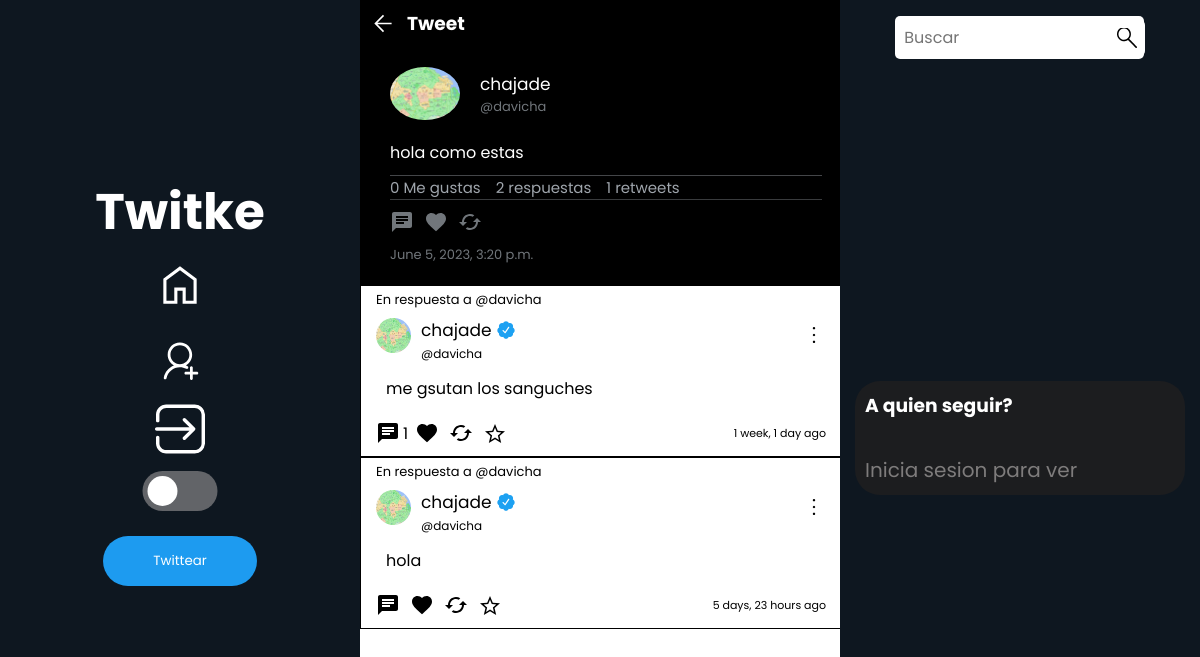
The app's page /tweet/detail/256 with its own data.
### tweet_profiles/models.py (models this page shows)
class Tweet_profile(models.Model):
    tweet = models.ForeignKey(Tweet, null=True, on_delete=models.CASCADE)
    profile = models.ForeignKey(Profiles, null=True, on_delete=models.CASCADE)
    retwitted_by = models.ManyToManyField(Profiles, related_name="retweet_users")
    likes_users = models.ManyToManyField(Profiles, related_name="likes_tweets")
    haveMultimedia = models.BooleanField(default=False)
    parent_tweet = models.ForeignKey('self', null=True, on_delete=models.CASCADE)

### profiles/models.py (models this page shows, shortened)
class Profiles(models.Model):
    user = models.ForeignKey(User, null=True, on_delete=models.CASCADE )
    atName = models.CharField(max_length=30, null=True, default="")
    keeps = models.ManyToManyField(Tweet, related_name='kept_by_profiles', blank=True)
    retweets = models.ManyToManyField(Tweet, related_name='retweets_by_profiles', blank=True)
    biography = models.TextField(max_length=250,  null=True, default="", blank=True)
    profileImage = models.ImageField(null=True, blank=True, upload_to='profileImages')
    profileBanner = models.ImageField(null=True, blank=True, upload_to='profileBanners')
    followers = models.IntegerField(default=0)
    followers_users = models.ManyToManyField('self', symmetrical=False, related_name="followage", blank=True)
    followed_users = models.ManyToManyField('self', symmetrical=False, related_name='following', blank=True)
    like_tweets = models.ManyToManyField(Tweet, related_name='liked', blank=True)
    birthday = models.DateField(null=True)
    webSite = models.CharField(null=True, max_length=100)
    created_at = models.DateTimeField(auto_now_add=True)
    is_verified = models.BooleanField(default=False)
    darkMode = models.BooleanField(default=False)
    strikes = models.IntegerField(default=3)
    banned = models.BooleanField(default=False)

### tweets/models.py (models this page shows)
class Tweet(models.Model):
    user = models.ForeignKey(User, null=True, on_delete=models.CASCADE)
    content = models.TextField(max_length=180)
    created_at = models.DateTimeField(auto_now_add=True)
    likes = models.IntegerField(default=0)
    retweets = models.IntegerField(default=0)
    edited = models.BooleanField(default=False)
    responses = models.IntegerField(null=True, default=0)

### tweets/views.py (the view)
# urls.py: path('tweet/detail/<int:id>', views.tweetDetails, name="tweetDetails"),
def tweetDetails(request, id):
    parent_tweet = Tweet_profile.objects.get(tweet__id = id)
    tweet = Tweet_profile.objects.all().filter(parent_tweet= parent_tweet)
    print(parent_tweet)
    profile = Profiles.objects.get(id=parent_tweet.profile.user.id)
    likes = parent_tweet.likes_users.all()
    return render(request, 'tweetDetail.html',{
        'tweets': tweet,
        'parent_tweet': parent_tweet,
        'profile': profile,
        'likes': likes,
        'is_self': request.user.is_authenticated and request.user.id == id
    })

### tweets/templates/tweetDetail.html (shortened to what this page needs)
{% extends 'base.html' %} {% load static %}
    {% block content %}
    <link rel="stylesheet" href="{% static 'css/tweetDetail.css' %}" />
    <link rel="stylesheet" href="{% static 'css/globalFeed.css' %}"S>
        <header class="headerDetail">
            <div class="backNav">
                <div class="firstNav">
                    <a href="#" onclick="volverAlTweetAnterior();"><svg xmlns="http://www.w3.org/2000/svg" height="40" viewBox="0 96 1000 700" width="48"><path d="M480 896 160 576l320-320 42 42-248 248h526v60H274l248 248-42 42Z"/></svg></a>
                    <h3>Tweet</h3>
                </div>
            </div>
            <div class="parent_tweet">
                <div class="asection" style="display: flex; align-items: center; gap: 20px">
                    {% if parent_tweet.profile.profileImage %}
                        <img src="{{parent_tweet.profile.profileImage.url}} " style="width: 70px; border-radius: 50%" alt="" class="profilePhoto">
                    {% endif %}
                    <div class="username-divs" style="display: flex; flex-direction: column;">
                        <form action="{% url 'myProfile' parent_tweet.profile.user.id %}">
                            <button class="usernameTweet" style="color:white">{{parent_tweet.profile.user.username}}</button>
                        </form>
                        <p class="atName" style="font-size: 13px;">@{{parent_tweet.profile.atName}}</p>
                    </div>
                </div>
                <p class="content">{{parent_tweet.tweet.content}}</p>
                <div class="dataSection">
                    <p class="likesCounter">{{parent_tweet.likes_users.all.count}} Me gustas</p>
                    <p class="responses">{{parent_tweet.tweet.responses}} respuestas</p>
                    <p class="retweetsCount">{{parent_tweet.retwitted_by.all.count}} retweets</p>
                </div>
                <div class="buttons" style="flex-direction: row;">
                    <button class="msgButton" id="{{parent_tweet.tweet.id}}">
                        <svg class="msgSvg" xmlns="http://www.w3.org/2000/svg" height="24px" viewBox="0 0 24 24" width="24px" fill="rgba(113, 118, 123, 1)">
                            <path d="M0 0h24v24H0z" fill="none"/>
                            <path d="M20 2H4c-1.1 0-1.99.9-1.99 2L2 22l4-4h14c1.1 0 2-.9 2-2V4c0-1.1-.9-2-2-2zM6 9h12v2H6V9zm8 5H6v-2h8v2zm4-6H6V6h12v2z"/>
                        </svg>
                    </button>
                    <form action="{% url 'like' parent_tweet.tweet.id %}" class="likeForm" id="likeForm">
                        <button class="likeBtn" onclick="{% if user.is_authenticated %} like(event, this) {% endif %}"  tweet-id="{{parent_tweet.tweet.id}}" >
                            <svg class="likeSvg" {% if current_profile in parent_tweet.likes_users.all %}fill="red"{% endif %}  xmlns="http://www.w3.org/2000/svg" height="24px" viewBox="0 0 24 24" width="24px"><path  d="M0 0h24v24H0z" fill="none"/><path {% if current_profile in parent_tweet.likes_users.all %}fill="red"{% else %} fill="rgb(113, 118, 123)" {% endif %} d="M12 21.35l-1.45-1.32C5.4 15.36 2 12.28 2 8.5 2 5.42 4.42 3 7.5 3c1.74 0 3.41.81 4.5 2.09C13.09 3.81 14.76 3 16.5 3 19.58 3 22 5.42 22 8.5c0 3.78-3.4 6.86-8.55 11.54L12 21.35z"/></svg>
                        </button>
                    </form>
                    <form action="{% url 'retweet' parent_tweet.tweet.id %}" class="retweetForm" id="retweetForm" style="display: flex; justify-content: center; align-items: center; ">
                        <button class="retweetBtn" onclick="{% if user.is_authenticated %} retweet(event, this) {% endif %}" tweet-id="{{parent_tweet.tweet.id}}">
                            <svg class="retweetSvg" xmlns="http://www.w3.org/2000/svg" height="24px" viewBox="0 0 24 24" width="24px" {% if parent_tweet.tweet in current_profile.retweets.all %}fill="green"{% else %}fill="black"{% endif %}><path d="M0 0h24v24H0z" fill="none"/><path  {% if parent_tweet.tweet in current_profile.retweets.all %}fill="green"{% else %} fill="rgb(113, 118, 123)" {% endif %} d="M19 8l-4 4h3c0 3.31-2.69 6-6 6-1.01 0-1.97-.25-2.8-.7l-1.46 1.46C8.97 19.54 10.43 20 12 20c4.42 0 8-3.58 8-8h3l-4-4zM6 12c0-3.31 2.69-6 6-6 1.01 0 1.97.25 2.8.7l1.46-1.46C15.03 4.46 13.57 4 12 4c-4.42 0-8 3.58-8 8H1l4 4 4-4H6z"/></svg>
                        </button>
                    </form>
                </div>
                <p class="created">{{parent_tweet.tweet.created_at}}</p>
            </div class="responses">
            {% if tweets %}
                {% for tweet in tweets %}
                        {% include 'Tweet.html' %}
                {% endfor %}
            {% else %}
                <h1 class="nothingHere">Se el primero en comentar!</h1>
            {% endif %}
            </div>
        {% endblock content %}

### tweets/templates/Tweet.html (shortened to what this page needs)
{% load static %}
<a href="{% url 'tweetDetails' tweet.tweet.id %}" class="tweet">
    <div class="div-content" id="{{tweet.id}}">
        {% if tweet.parent_tweet %}
            <form action="{% url 'tweetDetails' tweet.parent_tweet.tweet.id %}" class="inResponse">
                <button style="font-size: 13px;">En respuesta a @{{tweet.parent_tweet.profile.atName}}</button>
            </form>
        {% endif %}
        <div class="tweetHead">
            <div class="fotoPerfil">
                <form action="{% url 'myProfile' tweet.profile.user.id %}">
                    {% if tweet.profile.profileImage %}
                    <button><img src="{{tweet.profile.profileImage.url}} " alt="" class="fotito profilePhoto"></button>
                    {% endif %}
                </form>
                <form action="{% url 'myProfile' tweet.profile.user.id %}" class="formName">
                    <div class="username">
                        <button class="usernameTweet">{{tweet.tweet.user.username}}</button>
                        {% if tweet.profile.is_verified %}
                            <img src="{% static 'img/Twitter-Verified.svg' %}" alt="" style="width: 30px">
                        {% endif %}
                    </div>
                    <p style="font-size: 12px">@{{tweet.profile.atName}}</p>
                </form>
            </div>
            <div class="tweetOptions" style="z-index: 0">
                <button  class="optionButtons" data="true"></button>
            </div>
        </div>
        <span class="tweetMessage">{{tweet.tweet.content}}</span>
        <div class="buttons">
            <div class="buttones">
                <div class="mensajes">
                    <button class="msgButton" id="{{tweet.tweet.id}}">
                        <svg class="msgSvg" xmlns="http://www.w3.org/2000/svg" height="24px" viewBox="0 0 24 24" width="24px" fill="#000000">
                            <path d="M0 0h24v24H0z" fill="none"/>
                            <path d="M20 2H4c-1.1 0-1.99.9-1.99 2L2 22l4-4h14c1.1 0 2-.9 2-2V4c0-1.1-.9-2-2-2zM6 9h12v2H6V9zm8 5H6v-2h8v2zm4-6H6V6h12v2z"/>
                        </svg>
                    </button>
                    {% if tweet.tweet.responses != 0 %}
                            <p class="msgCount">{{tweet.tweet.responses}}</p>
                    {% else %}
                            <p class="msgCount"></p>
                    {% endif %}
                </div>
                    <form action="{% url 'like' tweet.tweet.id %}" class="likeForm" id="likeForm">
                        <button class="likeBtn" onclick="{% if user.is_authenticated %} like(event, this) {% endif %}" tweet-id="{{tweet.tweet.id}}" >
                                <svg class="likeSvg" {% if current_profile in tweet.likes_users.all %}fill="red"{% endif %}  xmlns="http://www.w3.org/2000/svg" height="24px" viewBox="0 0 24 24" width="24px"><path  d="M0 0h24v24H0z" fill="none"/><path {% if current_profile in tweet.likes_users.all %}fill="red"{% endif %} d="M12 21.35l-1.45-1.32C5.4 15.36 2 12.28 2 8.5 2 5.42 4.42 3 7.5 3c1.74 0 3.41.81 4.5 2.09C13.09 3.81 14.76 3 16.5 3 19.58 3 22 5.42 22 8.5c0 3.78-3.4 6.86-8.55 11.54L12 21.35z"/></svg>
                        </button>
                    </form>
                    <form action="{% url 'retweet' tweet.tweet.id %}?next={{ request.path }}" class="retweetForm" id="retweetForm" style="display: flex; justify-content: center; align-items: center; ">
                        <button class="retweetBtn" onclick="{% if user.is_authenticated %} retweet(event, this) {% endif %}" tweet-id="{{tweet.tweet.id}}">
                            <svg class="retweetSvg" xmlns="http://www.w3.org/2000/svg" height="24px" viewBox="0 0 24 24" width="24px" {% if tweet.tweet in current_profile.retweets.all %}fill="green"{% else %}fill="black"{% endif %}><path d="M0 0h24v24H0z" fill="none"/><path  {% if tweet.tweet in current_profile.retweets.all %}fill="green"{% endif %} d="M19 8l-4 4h3c0 3.31-2.69 6-6 6-1.01 0-1.97-.25-2.8-.7l-1.46 1.46C8.97 19.54 10.43 20 12 20c4.42 0 8-3.58 8-8h3l-4-4zM6 12c0-3.31 2.69-6 6-6 1.01 0 1.97.25 2.8.7l1.46-1.46C15.03 4.46 13.57 4 12 4c-4.42 0-8 3.58-8 8H1l4 4 4-4H6z"/></svg>
                        </button>
                    </form>
                    <form action="{% if tweet.tweet %}{% url 'keepTweets' tweet.tweet.id %}{% else %}{% url 'keepTweets' tweet.id %}{% endif %}" id="keepForm">
                        <button tweet-id="{{tweet.tweet.id}}" onclick="{% if user.is_authenticated %} favs(event, this) {% endif %}" class="keptButton">
                                <svg class="keepSvg saved" xmlns="http://www.w3.org/2000/svg" height="24px" viewBox="0 96 960 960" width="24px"><path {% if tweet.tweet in current_profile.keeps.all or tweet in current_profile.keeps.all %}fill="rgb(211, 165, 15)"{% endif %}d="m323 851 157-94 157 95-42-178 138-120-182-16-71-168-71 167-182 16 138 120-42 178Zm-90 125 65-281L80 506l288-25 112-265 112 265 288 25-218 189 65 281-247-149-247 149Zm247-355Z"/></svg>
                        </button>
                    </form>
                    <p class="timeAgo">{{tweet.tweet.created_at|timesince}} ago</p>
            </div>
        </div>
    </div>
</a>

### records on screen
Tweet_profile: profile.profileImage (picture), profile.user.username "chajade", profile.atName "davicha", tweet.content "hola como estas", likes_users.all.count "0", tweet.responses "2", retwitted_by.all.count "1", tweet.created_at "June 5, 2023, 3:20 p.m."
Tweet_profile: parent_tweet.profile.atName "davicha", profile.profileImage (picture), tweet.user.username "chajade", profile.atName "davicha", tweet.content "me gsutan los sanguches", tweet.responses "1", tweet.created_at "1 week, 1 day"
Tweet_profile: parent_tweet.profile.atName "davicha", profile.profileImage (picture), tweet.user.username "chajade", profile.atName "davicha", tweet.content "hola", tweet.created_at "5 days, 23 hours"
